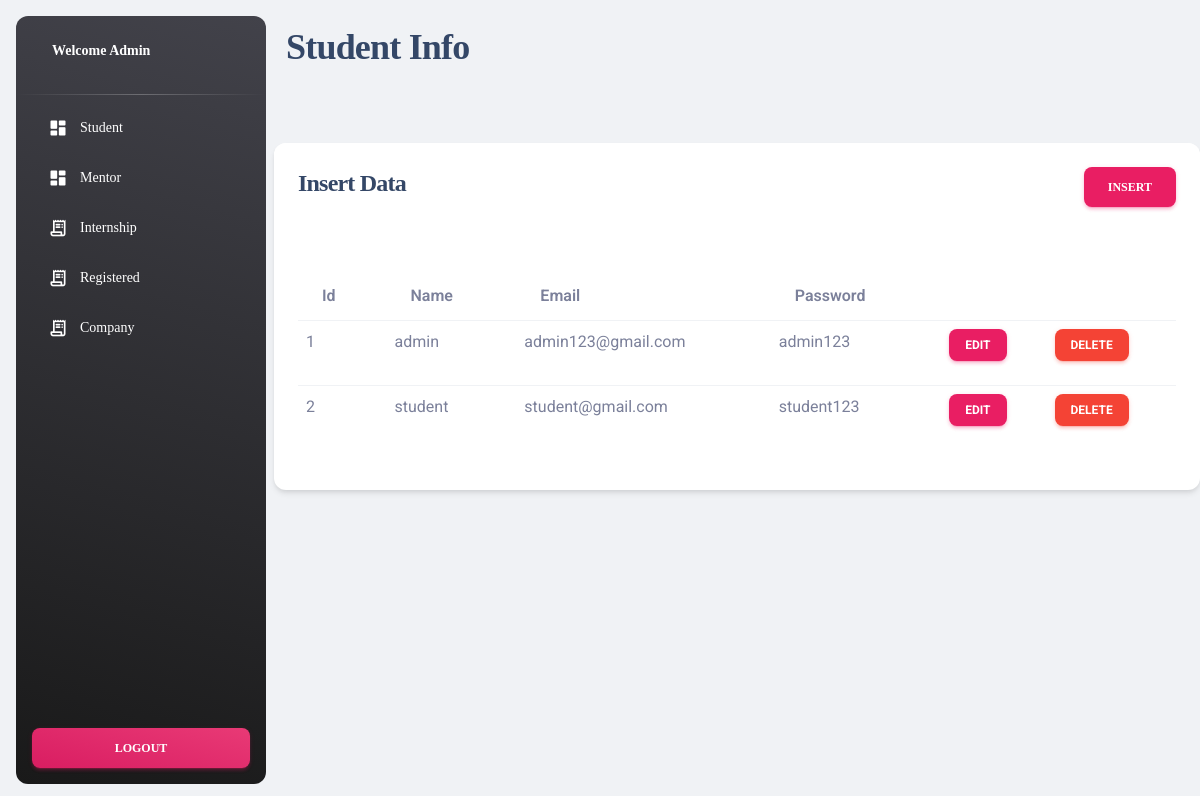
The page /website/admin/includes/index.php (signed in) on the database its author committed.
### tables this page shows
CREATE TABLE `users` (
  `id` int(255) NOT NULL,
  `username` varchar(50) NOT NULL,
  `email` varchar(50) NOT NULL,
  `password` varchar(30) NOT NULL,
  `usertype` varchar(30) NOT NULL DEFAULT 'user'
);

### website/admin/includes/index.php (the view, shortened to what this page needs)
<?php include('./dbconfig/dbconfig.php');?>
<?php
include('./header.php');
?>
<div class="container-fluid py-4">
    <div class="row">
        <div class="col-lg-7 position-relative z-index-2">
                    <div class="row">
                        <div class="col-lg-6">
                            <div class="d-flex flex-column h-100">
                                <h2 class="font-weight-bolder mb-0">Student Info</h2>
                            </div>
                        </div>
                    </div>
        </div>
    </div>
</div>
<div class="card mt-5">
    <div class="card-header">
        <h4>Insert Data
            <a href="./insert.php" class="btn btn-primary float-end">insert</a>
        </h4>
    </div>
    <div class="card-body">
    <table class="table">
  <thead>
    <tr>
      <th scope="col">id</th>
      <th scope="col">Name</th>
      <th scope="col">Email</th>
      <th scope="col">Password</th>
      <th scope="col"></th>
      <th scope="col"></th>
    </tr>
  </thead>
  <tbody>
    <?php
    $fetch_query= "SELECT * FROM users";
    $fetch_query_run = mysqli_query($connection,$fetch_query);
    if(mysqli_num_rows($fetch_query_run)>0)
    {
        foreach($fetch_query_run as $row)
        {
            ?>
            <tr>
                <td><?php echo $row['id']; ?></td>
                <td><?php echo $row['username']; ?></td>
                <td><?php echo $row['email']; ?></td>
                <td><?php echo $row['password']; ?></td>
                <td>
                    <a href="edit.php?id=<?php echo $row['id']; ?>"  class="btn btn-primary btn-sm">Edit </a>
                </td>
                <td>
                    <form method="post" action="code.php">
                        <button name="delete_btn" type="submit" class="btn btn-danger btn-sm">Delete </button>
                    </form>
                </td>
            </tr>
            <?php
        }
    }
    else{
    }
    ?>
  </tbody>
</table>
    </div>
</div>
<?php
include('./footer.php');
?>

### rows shown on the page
users: id "1", username "admin", email "admin123@gmail.com", password "admin123"
users: id "2", username "student", email "student@gmail.com", password "student123"
